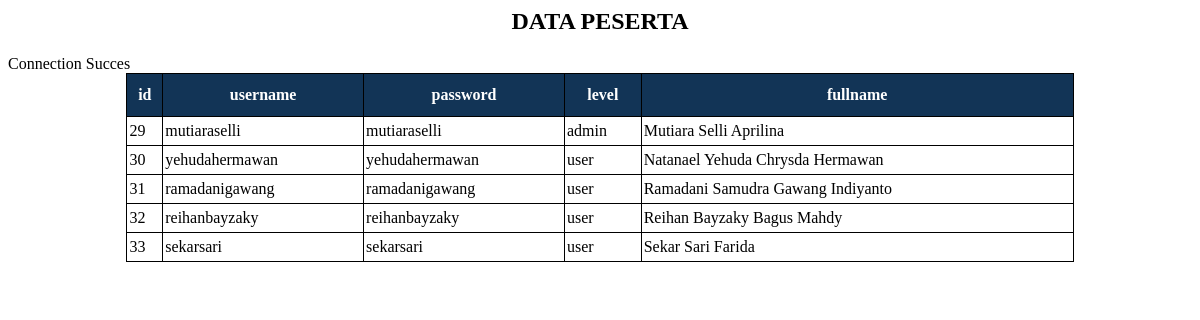
The page / on the database its author committed.
### tables this page shows
CREATE TABLE `tabel_kelas` (
  `id` int(50) NOT NULL,
  `username` varchar(50) NOT NULL,
  `password` varchar(50) NOT NULL,
  `level` varchar(50) NOT NULL,
  `fullname` varchar(50) NOT NULL
);

### index.php (the view, shortened to what this page needs)
<html>
<head>
  <link rel="stylesheet" type="text/css" href="styles.css">
</head>
<body>
  <div class="container">
  	<h2><center>DATA PESERTA</center></h2>
  	<table class="tabel" align="center">
  <tr>
  	<th>id</th>
  	<th>username</th>
  	<th>password</th>
  	<th>level</th>
  	<th>fullname</th>
  </tr>
  </div>
  <?php
  include('koneksi.php');
  $sql_tampil ="SELECT * FROM tabel_kelas";
  $peserta=mysqli_query($conn,$sql_tampil);
  while($baris_data=mysqli_fetch_array($peserta,MYSQLI_ASSOC)){
  	echo'
  	</tr>
  		<td>'.$baris_data['id'].'</td>
  		<td>'.$baris_data['username'].'</td>
  		<td>'.$baris_data['password'].'</td>
  		<td>'.$baris_data['level'].'</td>
  		<td>'.$baris_data['fullname'].'</td>
  	</tr>';
  }
  ?>
</body>
</html>

### styles.css (style rules this page uses)
table { border-collapse: collapse; width: 80%; }
table th { border: 1px solid #000; padding: 2px; padding-top: 12px; padding-bottom: 12px; text-align: left; background-color: #123456; color: white; text-align: center; }
table td { border: 1px solid #000; padding: 2px; padding-top: 5px; padding-bottom: 5px; text-align: left; color: black; }

### rows shown on the page
tabel_kelas: id "29", username "mutiaraselli", password "mutiaraselli", level "admin", fullname "Mutiara Selli Aprilina"
tabel_kelas: id "30", username "yehudahermawan", password "yehudahermawan", level "user", fullname "Natanael Yehuda Chrysda Hermawan"
tabel_kelas: id "31", username "ramadanigawang", password "ramadanigawang", level "user", fullname "Ramadani Samudra Gawang Indiyanto"
tabel_kelas: id "32", username "reihanbayzaky", password "reihanbayzaky", level "user", fullname "Reihan Bayzaky Bagus Mahdy"
tabel_kelas: id "33", username "sekarsari", password "sekarsari", level "user", fullname "Sekar Sari Farida"
